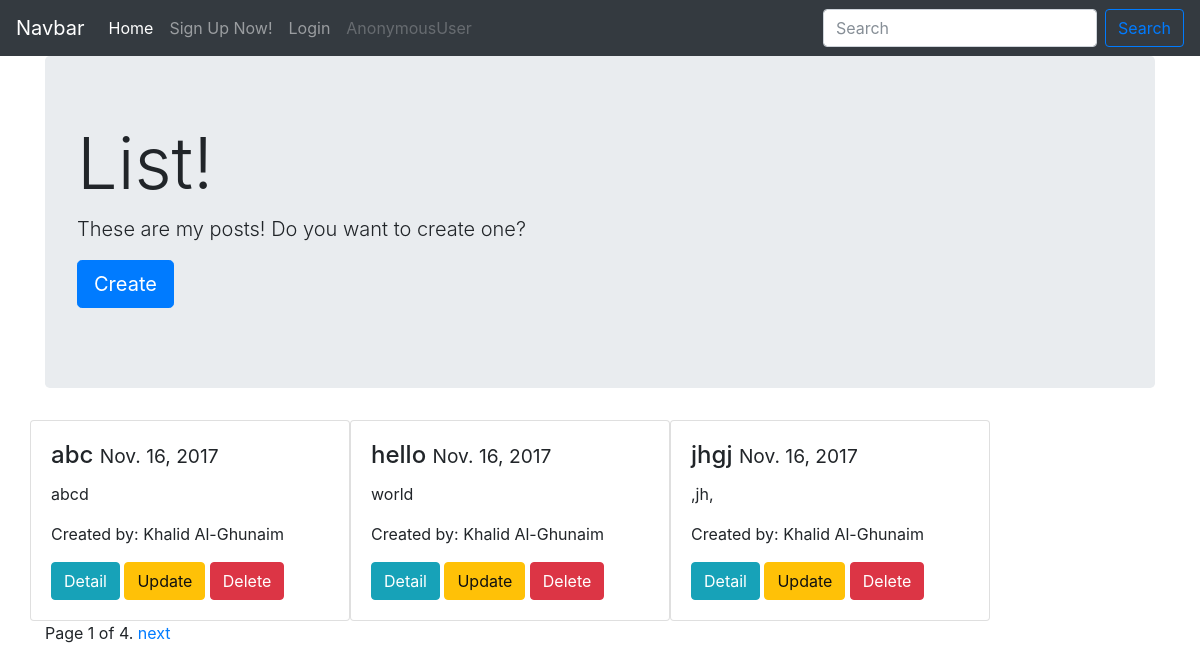
The app's page /posts/list/, older data.
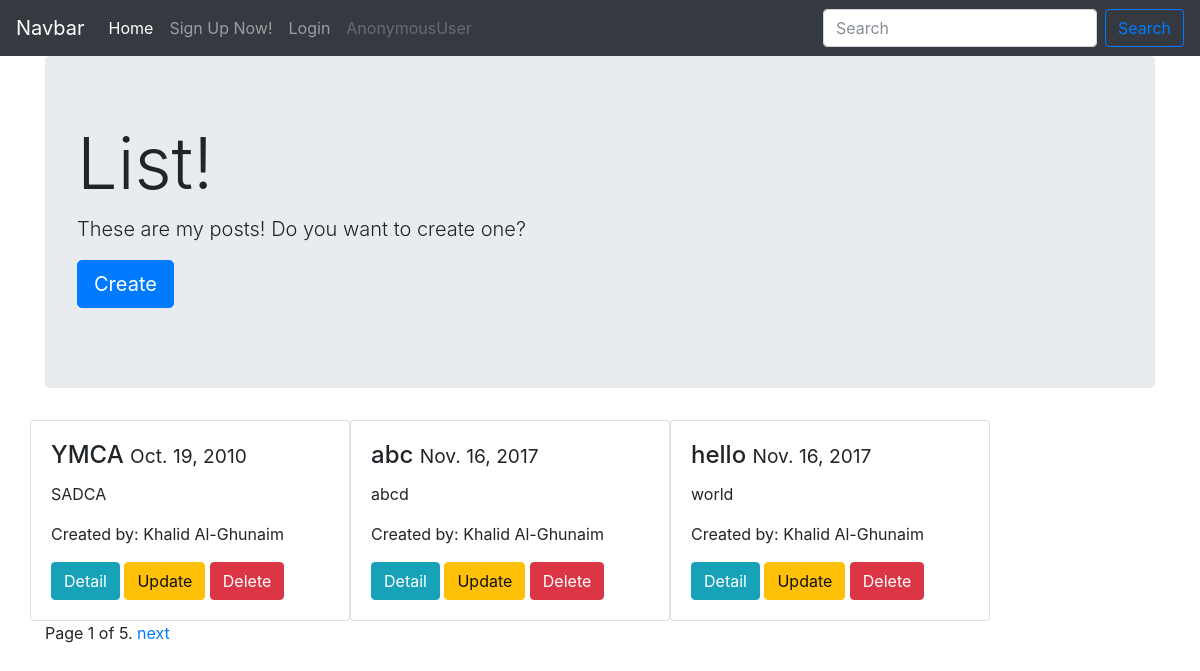
The same page, newer data.
### posts/models.py (models this page shows, shortened)
class Post(models.Model):
	title = models.CharField(max_length=225)
	author = models.ForeignKey(User, default=1)
	slug = models.SlugField(unique=True)
	content = models.TextField()
	updated = models.DateTimeField(auto_now = True)
	timestamp = models.DateTimeField(auto_now_add = True)
	img = models.ImageField(null=True, blank=True, upload_to="post_images")
	draft = models.BooleanField(default=False)
	publish_date = models.DateField()
	class Meta:
		ordering = ['title']

### posts/views.py (the view, shortened to what this page needs)
def post_list(request):
    today = timezone.now().date()
    objects = Post.objects.filter(draft=False, publish_date__lte=today)
    if request.user.is_staff:
        objects = Post.objects.all()
    query = request.GET.get("q")
    paginator = Paginator(objects, 3) # Show 3 objects per page
    page = request.GET.get('page')
    try:
        objects = paginator.page(page)
    except PageNotAnInteger:
        objects = paginator.page(1)
    except EmptyPage:
        objects = paginator.page(paginator.num_pages)
    context = {
        "list": objects,
        "today": today,
    }
    return render(request, 'list.html', context)

### posts/templates/list.html (shortened to what this page needs)
{% extends "base.html" %}
{% block content %}
<div class="jumbotron">
  <h1 class="display-3">List!</h1>
  <p class="lead">These are my posts! Do you want to create one?</p>
  <p class="lead">
    <a class="btn btn-primary btn-lg" href="{% url 'posts:create' %}" role="button">Create</a>
  </p>
</div>
<div class="row">
{% for item in list %}
	<div class="card" style="width: 20rem;">
  		<div class="card-body">
    		<h4 class="card-title">
          {{item.title}}
          <small>{{item.publish_date}}</small>
        </h4>
   			<p class="card-text">{{item.content}}</p>
        <p class="card-text">Created by: {{item.author.get_full_name}}</p>
   			<a href="{% url 'posts:detail' post_slug=item.slug %}" class="btn btn-info">Detail</a>
   			<a href="{% url 'posts:update' post_slug=item.slug %}" class="btn btn-warning">Update</a>
    		<a href="{% url 'posts:delete' post_slug=item.slug %}" class="btn btn-danger">Delete</a>
  		</div>
	</div>
{% empty %}
<h1 class="text-danger">Sorry, there were no results for what you are searching for...</h1>
{% endfor %}
</div>
<div class="pagination">
    <span class="step-links">
        <span class="current">
            Page {{ list.number }} of {{ list.paginator.num_pages }}.
        </span>
        {% if list.has_next %}
            <a href="?page={{ list.next_page_number }}&q={{request.GET.q}}">next</a>
        {% endif %}
    </span>
</div>
{% endblock content %}

Row changes from the older to the newer data that the page shows:
no longer on this page (row unchanged): Post: title "jhgj", publish_date "Nov. 16, 2017", content ",jh,", author.get_full_name "Khalid Al-Ghunaim"
added Post: title "YMCA", publish_date "Oct. 19, 2010", content "SADCA", author.get_full_name "Khalid Al-Ghunaim"
Text that changed along with them:
{{ list.paginator.num_pages }}: "4" → "5"
